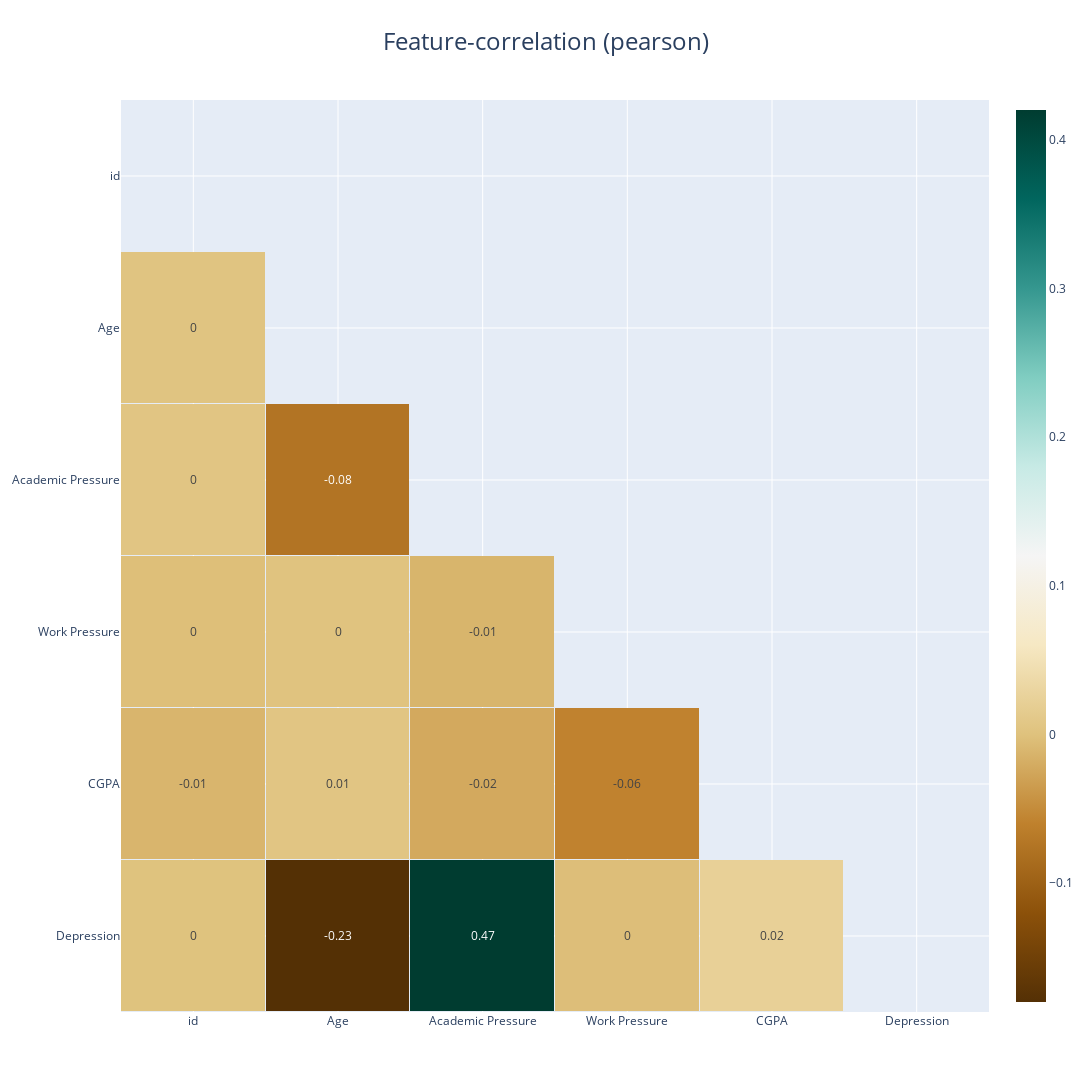

Notebook cell for this chart:
### Code cell
# Imput qiymatlarni ichidan muhimlarini korish
klib.corr_interactive_plot(df)

### Figure 1 — Plotly figure (JSON) as saved in the notebook; plotly's stock layout.template omitted (floating-point values rounded to 4 significant figures)
{"data": [{"colorscale": [[0, "rgb(84,48,5)"], [0.1, "rgb(140,81,10)"], [0.2, "rgb(191,129,45)"], [0.3, "rgb(223,194,125)"], [0.4, "rgb(246,232,195)"], [0.5, "rgb(245,245,245)"], [0.6, "rgb(199,234,229)"], [0.7, "rgb(128,205,193)"], [0.8, "rgb(53,151,143)"], [0.9, "rgb(1,102,94)"], [1, "rgb(0,60,48)"]], "hoverongaps": false, "text": [["", 0.02, 0, 0.47, -0.23, 0], ["", "", -0.06, -0.02, 0.01, -0.01], ["", "", "", -0.01, 0, 0], ["", "", "", "", -0.08, 0], ["", "", "", "", "", 0], ["", "", "", "", "", ""]], "textfont": {"size": 12}, "texttemplate": "%{text}", "type": "heatmap", "x": ["Depression", "CGPA", "Work Pressure", "Academic Pressure", "Age", "id"], "xgap": 1, "y": ["Depression", "CGPA", "Work Pressure", "Academic Pressure", "Age", "id"], "ygap": 1, "z": [[null, 0.02227, -0.003351, 0.4749, -0.2264, 0.0009016], [null, null, -0.05887, -0.0229, 0.005087, -0.01198], [null, null, null, -0.01241, 0.001486, -0.002753], [null, null, null, null, -0.0758, 0.004985], [null, null, null, null, null, 0.003783], [null, null, null, null, null, null]], "zmax": 0.42, "zmin": -0.18}], "layout": {"autosize": true, "height": 1736.0, "title": {"font": {"size": 24}, "text": "Feature-correlation (pearson)", "x": 0.5}, "width": 1894.0, "xaxis": {"autorange": "reversed"}}}
